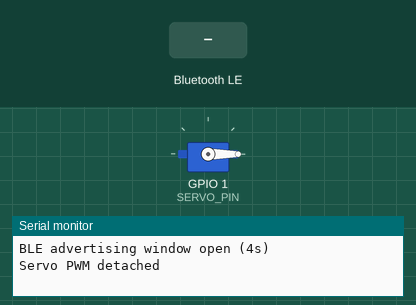
Simulated run of this program. Board: Seeed XIAO ESP32-S3. Shown: servo, the last lines printed to the serial monitor. The test bench sets the inputs (shaded band). Random numbers use the default seed unless the program sets one; nothing arrives over Bluetooth unless stated; servo pulses on a pin are drawn as a servo (544–2400 µs = 0–180°); a phone connects over Bluetooth LE 3 s after start.

Above: at 1.7 s.
1.8 s: Bluetooth LE write "1" received
At 2.8 s:
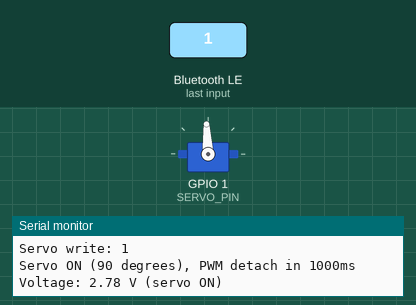
3.3 s: Bluetooth LE write "ON" received
5.0 s: Bluetooth LE write "on" received
Timing chart, 0 to 8.0 s (numbered marks = the images above; inputs shaded):
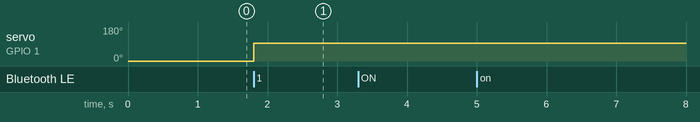

Measured:
- after the input at 1.8 s, servo on GPIO 1 (SERVO_PIN): 0° → 93° at once

The program:

main.cpp
```cpp
// ESP32-S3 BLE smart toilet firmware
//
// Board: Seeed XIAO ESP32S3
// Servo signal: D0 / GPIO 1
//
// BLE service:
//   Service UUID:  12345678-1234-1234-1234-1234567890ab
//   Voltage UUID:  12345678-1234-1234-1234-1234567890ac  (read/notify)
//   Servo UUID:    12345678-1234-1234-1234-1234567890ad  (read/write)
//
// Value formats are plain text:
//   Voltage: "1.42"
//   Servo:   "1" = ON / 90 degrees, "0" = OFF / 0 degrees

#include <Arduino.h>
#include <BLEDevice.h>
#include <BLEServer.h>
#include <BLEUtils.h>
#include <BLEAdvertising.h>
#include <BLE2902.h>
#include <esp_mac.h>

#define SERVICE_UUID  "12345678-1234-1234-1234-1234567890ab"
#define VOLTAGE_UUID  "12345678-1234-1234-1234-1234567890ac"
#define SERVO_UUID    "12345678-1234-1234-1234-1234567890ad"

#define SERVO_PIN           1
#define SERVO_LEDC_CHANNEL  0
#define SERVO_LEDC_FREQ     50
#define SERVO_LEDC_RES      14
#define SERVO_DUTY_0        410
#define SERVO_DUTY_90       1229

static BLEServer *bleServer = nullptr;
static BLECharacteristic *voltageCharacteristic = nullptr;
static BLECharacteristic *servoCharacteristic = nullptr;
static bool deviceConnected = false;
static bool servoOn = false;
static bool servoPwmAttached = false;
static unsigned long servoDetachAt = 0;
static bool advertisingWindowOpen = false;
static unsigned long advertisingWindowStartedAt = 0;
static unsigned long advertisingPausedAt = 0;
static char deviceName[32];

#define ADVERTISING_WINDOW_MS 4000
#define ADVERTISING_PAUSE_MS  10000
#define SERVO_HOLD_MS         1000

static void startAdvertisingWindow()
{
    BLEDevice::startAdvertising();
    advertisingWindowOpen = true;
    advertisingWindowStartedAt = millis();
    Serial.printf("BLE advertising window open (%lus)\n",
                  (unsigned long)(ADVERTISING_WINDOW_MS / 1000));
}

static void pauseAdvertising()
{
    BLEDevice::stopAdvertising();
    advertisingWindowOpen = false;
    advertisingPausedAt = millis();
    Serial.printf("BLE advertising paused (%lus)\n",
                  (unsigned long)(ADVERTISING_PAUSE_MS / 1000));
}

static void servoAttach()
{
    if (!servoPwmAttached) {
        ledcAttachPin(SERVO_PIN, SERVO_LEDC_CHANNEL);
        servoPwmAttached = true;
    }
}

static void servoDetach()
{
    if (servoPwmAttached) {
        ledcWrite(SERVO_LEDC_CHANNEL, 0);
        ledcDetachPin(SERVO_PIN);
        servoPwmAttached = false;
        Serial.println("Servo PWM detached");
    }
}

static void setServo(bool on)
{
    servoAttach();
    servoOn = on;
    ledcWrite(SERVO_LEDC_CHANNEL, on ? SERVO_DUTY_90 : SERVO_DUTY_0);
    servoDetachAt = millis() + SERVO_HOLD_MS;
    Serial.printf("Servo %s (%d degrees), PWM detach in %dms\n",
                  on ? "ON" : "OFF", on ? 90 : 0, SERVO_HOLD_MS);
}

static void servoInit()
{
    ledcSetup(SERVO_LEDC_CHANNEL, SERVO_LEDC_FREQ, SERVO_LEDC_RES);
    setServo(false);
}

class ServerCallbacks : public BLEServerCallbacks {
    void onConnect(BLEServer *server) override
    {
        deviceConnected = true;
        advertisingWindowOpen = false;
        Serial.println("BLE client connected; advertising paused");
    }

    void onDisconnect(BLEServer *server) override
    {
        deviceConnected = false;
        Serial.println("BLE client disconnected");
        startAdvertisingWindow();
    }
};

class ServoCallbacks : public BLECharacteristicCallbacks {
    void onWrite(BLECharacteristic *characteristic) override
    {
        std::string value = characteristic->getValue();
        Serial.printf("Servo write: %s\n", value.c_str());

        if (value == "1" || value == "ON" || value == "on") {
            setServo(true);
            characteristic->setValue("1");
        } else {
            setServo(false);
            characteristic->setValue("0");
        }
    }
};

void setup()
{
    Serial.begin(115200);
    delay(500);

    servoInit();

    uint8_t mac[6] = {0};
    esp_read_mac(mac, ESP_MAC_WIFI_STA);
    char macString[13];
    snprintf(macString, sizeof(macString), "%02X%02X%02X%02X%02X%02X",
             mac[0], mac[1], mac[2], mac[3], mac[4], mac[5]);

    // Short human-readable name: last 3 bytes of the MAC.
    snprintf(deviceName, sizeof(deviceName), "SmartToilet-%s", macString + 6);
    Serial.printf("Starting BLE device: %s (MAC %s)\n", deviceName, macString);

    BLEDevice::init(deviceName);

    bleServer = BLEDevice::createServer();
    bleServer->setCallbacks(new ServerCallbacks());

    BLEService *service = bleServer->createService(SERVICE_UUID);

    voltageCharacteristic = service->createCharacteristic(
        VOLTAGE_UUID,
        BLECharacteristic::PROPERTY_READ | BLECharacteristic::PROPERTY_NOTIFY);
    voltageCharacteristic->setValue("0.00");
    voltageCharacteristic->addDescriptor(new BLE2902());

    servoCharacteristic = service->createCharacteristic(
        SERVO_UUID,
        BLECharacteristic::PROPERTY_READ | BLECharacteristic::PROPERTY_WRITE);
    servoCharacteristic->setValue("0");
    servoCharacteristic->setCallbacks(new ServoCallbacks());

    service->start();

    BLEAdvertising *advertising = BLEDevice::getAdvertising();
    advertising->addServiceUUID(SERVICE_UUID);
    advertising->setScanResponse(true);
    advertising->setMinPreferred(0x06);
    advertising->setMinPreferred(0x12);

    // Put the full MAC in manufacturer data so the app can identify boards
    // even when iOS caches an old GAP name. Company ID 0xFFFF + 6 MAC bytes.
    std::string manufacturerData;
    manufacturerData.push_back((char)0xFF);
    manufacturerData.push_back((char)0xFF);
    for (int i = 0; i < 6; i++) {
        manufacturerData.push_back((char)mac[i]);
    }

    BLEAdvertisementData scanResponse;
    scanResponse.setName(deviceName);
    scanResponse.setManufacturerData(manufacturerData);
    advertising->setScanResponseData(scanResponse);

    startAdvertisingWindow();
}

void loop()
{
    // Stop the servo pulses after it has had time to reach the target.
    if (servoDetachAt != 0 && millis() >= servoDetachAt) {
        servoDetach();
        servoDetachAt = 0;
    }

    // Advertise for 4 seconds out of every 14 seconds while disconnected.
    // Once a phone connects, stay connected and stop the duty cycle.
    if (!deviceConnected) {
        if (advertisingWindowOpen) {
            if (millis() - advertisingWindowStartedAt >= ADVERTISING_WINDOW_MS) {
                pauseAdvertising();
            }
        } else if (millis() - advertisingPausedAt >= ADVERTISING_PAUSE_MS) {
            startAdvertisingWindow();
        }
    }

    static unsigned long lastReport = 0;
    if (millis() - lastReport >= 2000) {
        lastReport = millis();

        float voltage = 0.5f + (float)random(0, 281) / 100.0f;
        char value[8];
        snprintf(value, sizeof(value), "%.2f", voltage);
        voltageCharacteristic->setValue(value);
        if (deviceConnected) {
            voltageCharacteristic->notify();
        }
        Serial.printf("Voltage: %s V (servo %s)\n", value, servoOn ? "ON" : "OFF");
    }
    delay(50);
}
```
